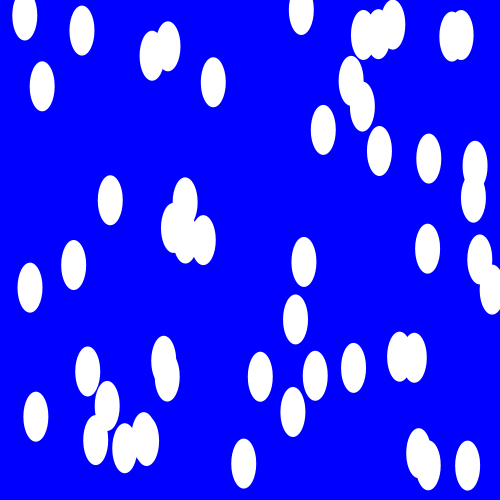
Frame 1 (no input)
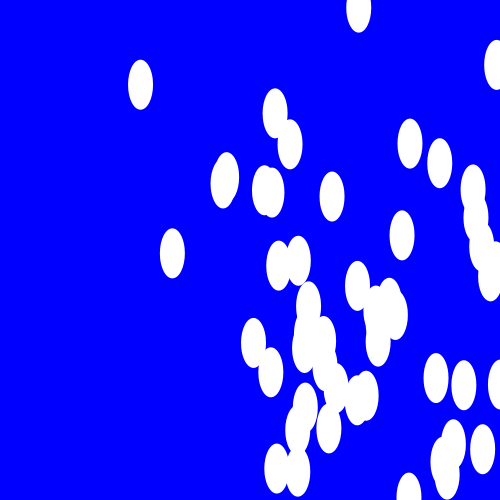
Frame 60 (the mouse pressed at the canvas centre just before this capture)
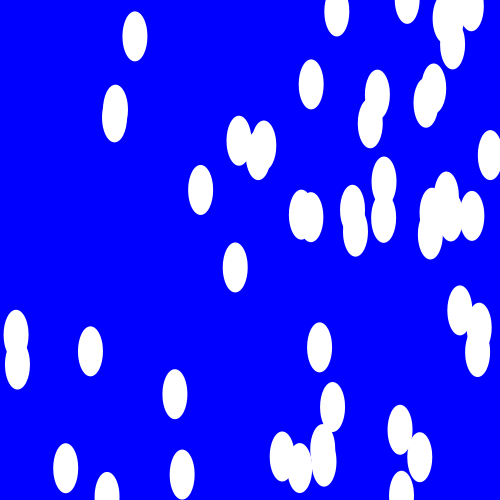
Frame 120 (the mouse held since frame 60 and released just before this capture)

The Processing sketch that drew these frames (run headless with seeded random() and noise(); from frame 60 on, the mouse is pressed at the canvas centre):

// Processing sketch: processing_105896
// ── processing_105896.pde

int numCircle = 50;


float [] ballX = new float [numCircle];
float [] ballY = new float [numCircle];
float [] speed1 = new float [numCircle];
float [] speed2 = new float [numCircle];

void setup() {
  size(500, 500); 
  smooth();
  noStroke(); 

  for (int i = 0; i < numCircle; i = i + 1) {
    ballX [i] = random(width);
    ballY [i] = random(height);
    speed1 [i] = random(1, 5);
    speed2 [i] = random(1, 10);
  }
}


void draw() {
  background (0, 0, 255); 
  for (int i = 0; i < numCircle; i = i + 1) {
    ellipse (ballX [i], ballY [i], 25, 50);

    if (ballX [i]>=width || ballX [i]<=0) {
      speed1 [i] = speed1 [i] * (-1);
    }

    if (ballY [i]>=height || ballY [i]<=0) {  
      speed2 [i] = speed2 [i] * (-1);
    }
    ballX [i] = ballX [i] + speed1 [i];
    ballY [i] = ballY [i] + speed2 [i];
  }
}
